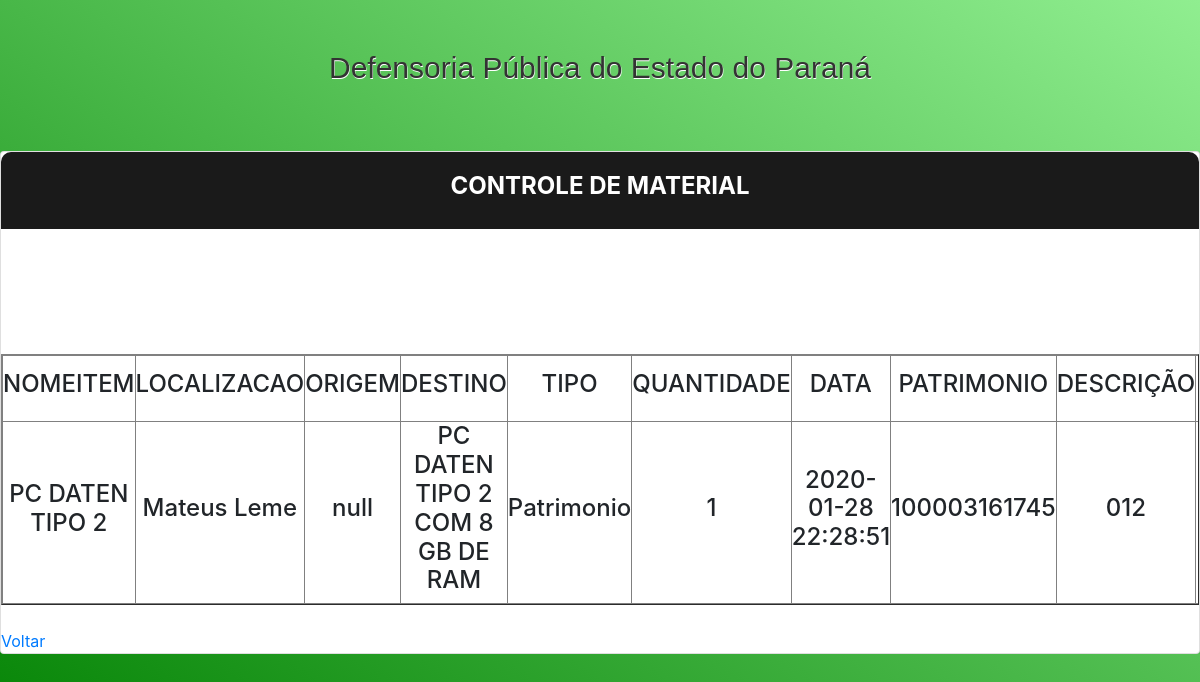
Before: /PRINCIPAL/funcionacod.php?codigo=012 with the older database file.
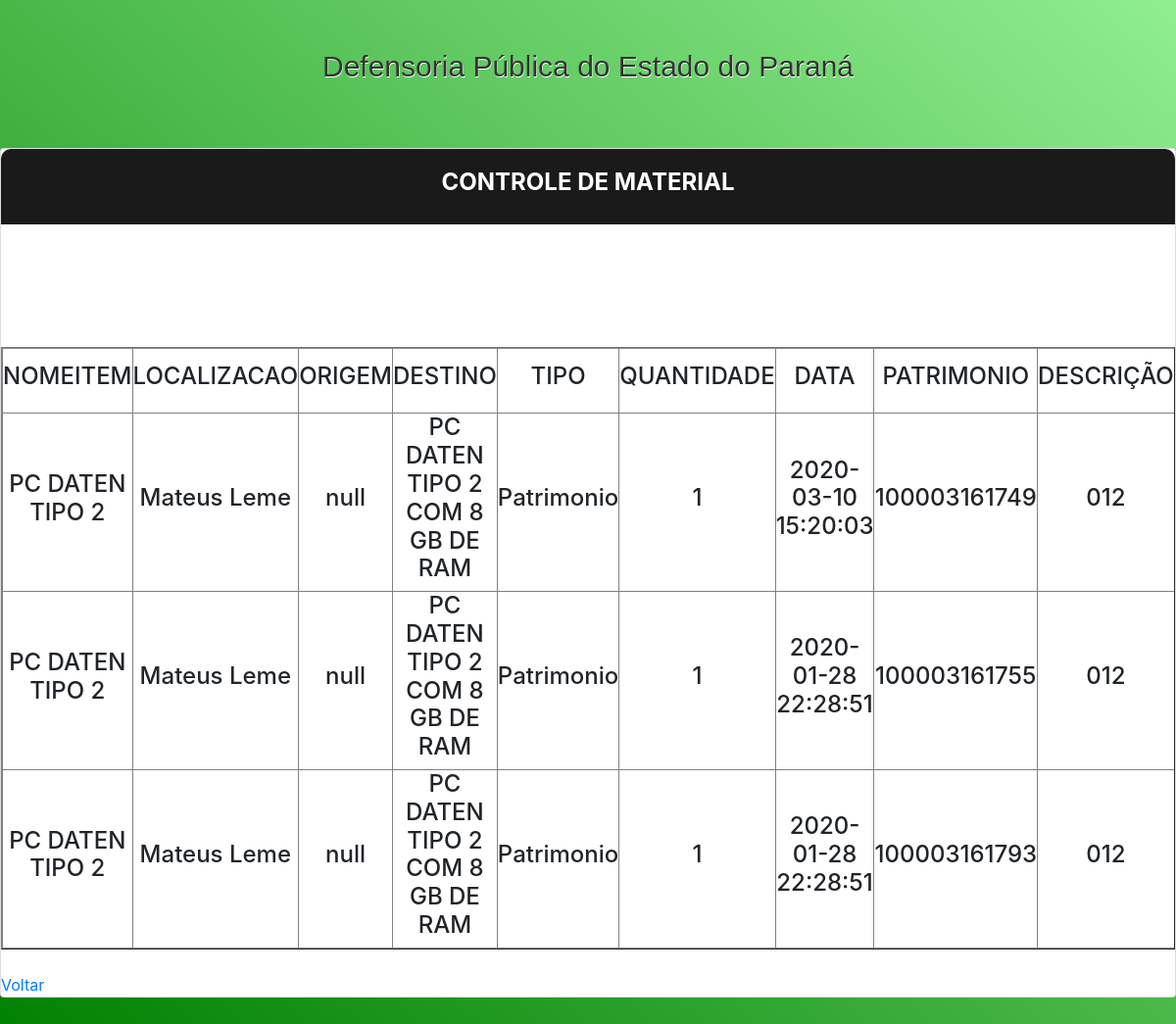
After: the same page with the newer database file.
### tables this page shows
CREATE TABLE `controle_prot` (
  `NOMEITEM` varchar(255) DEFAULT NULL,
  `LOCALIZACAO` varchar(255) DEFAULT NULL,
  `ORIGEM` varchar(255) DEFAULT NULL,
  `DESTINO` varchar(255) DEFAULT NULL,
  `TIPO` varchar(255) DEFAULT NULL,
  `QUANTIDADE` int(11) DEFAULT NULL,
  `DESCRICAO` varchar(255) DEFAULT NULL,
  `DATA` datetime DEFAULT NULL,
  `PATRIMONIO` varchar(255) NOT NULL,
  `NR_SERIE` varchar(255) DEFAULT NULL,
  `MOTIVO` varchar(255) DEFAULT NULL,
  `PROTOCOLO` varchar(255) DEFAULT NULL,
  `gms` varchar(255) DEFAULT NULL
);

### PRINCIPAL/funcionacod.php (the view, shortened to what this page needs)
<!DOCTYPE html>
<html lang="en">
<head>
  <link href="../../css/main.css" rel="stylesheet" media="all">
  <link rel="stylesheet" href="../../css/bootstrap.css">
    <link rel="stylesheet" href="../../css/estilo.css">
</head>
<body>
  <div class="page-wrapper bg-gra-03 p-t-45 p-b-50">
    <div class="all">
      <p align="center"> Defensoria Pública do Estado do Paraná</p><br>
    </div>
    <div class="wrapper wrapper--w790">
      <div class="card card-5">
        <div class="card-heading">
          <h2 class="title">Controle de Material</h2>
        </div>
        <div class="card-body">
        </div>
        <div class="divtable  table-responsive"">
          <table border="1" class="divtable  table-responsive">
            <tr>
              <td class="principal">
                <h4 text align="center">NOMEITEM</h4>
              </td>
              <td class="principal">
                <h4 text align="center">LOCALIZACAO</h4>
              </td>
              <td class="principal">
                <h4 text align="center">ORIGEM</h4>
              </td>
              <td class="principal">
                <h4 text align="center">DESTINO</h4>
              </td>
              <td class="principal">
                <h4 text align="center">TIPO</h4>
              </td>
              <td class="principal">
                <h4 text align="center">QUANTIDADE</h4>
              </td>
              <td class="principal">
                <h4 text align="center">DATA</h4>
              </td>
              <td class="principal">
                <h4 text align="center">PATRIMONIO</h4>
              </td>
              <td class="principal">
                <h4 text align="center">DESCRIÇÃO</h4>
              </td>
              <td class="principal">
                <h4 text align="center">NRº SERIE</h4>
              </td>
            </tr>
        </div>
      </div>
    </div>
    <?php
    include_once("../conexao.php");
    $cod = $_GET['codigo'];
    $result_select = "SELECT *from controle_prot  where NR_SERIE='$cod'  ";
    $pesq = mysqli_query($conn, $result_select);
    while ($registro2 = mysqli_fetch_array($pesq)) {
      echo "<div class='divtable  table-responsive'><td class='principal'> <h4 text align='center'>$registro2[0]</h4></td>
  <td class='principal'><h4 text align='center'>$registro2[2]</h4></td>
  <td class='principal'><h4 text align='center'>$registro2[3]</h4></td>
  <td class='principal'><h4 text align='center'>$registro2[6]</h4></td>
  <td class='principal'><h4 text align='center'>$registro2[4]</h4></td>
  <td class='principal'><h4 text align ='center'>$registro2[5]</h4></td>
  <td class='principal'><h4 text align ='center'>$registro2[7]</h4></td>
  <td class='principal'><h4 text align ='center'>$registro2[8]</h4></td>
  <td class='principal'><h4 text align ='center'>$registro2[9]</h4></td>
  <td class='principal'><h4 text align ='center'>$registro2[1]</h4></td>
  <td class='principal'><h4 text align ='center'>$registro2[10]</h4></td>
</tr>
</div>";
    }
    ?>
  </div>
  <br>
  <a type="submit" href="..">Voltar</a>
</body>
</html>

### css/main.css (style rules this page uses)
html { -webkit-box-sizing: border-box; -moz-box-sizing: border-box; box-sizing: border-box; }
* { padding: 0; margin: 0; }
*, *:before, *:after { -webkit-box-sizing: inherit; -moz-box-sizing: inherit; box-sizing: inherit; }
body, h1, h2, h3, h4, h5, h6, blockquote, p, pre, dl, dd, ol, ul, figure, hr, fieldset, legend { margin: 0; padding: 0; }
table { border-collapse: collapse; border-spacing: 0; }
.page-wrapper { min-height: 100vh; }
body { font-family: "Open Sans", "Arial", "Helvetica Neue", sans-serif; font-weight: 400; font-size: 14px; }
h1, h2, h3, h4, h5, h6 { font-weight: 400; }
h2 { font-size: 30px; }
h4 { font-size: 18px; }
.bg-gra-03 { background: -webkit-gradient(linear, left bottom, right top, from(Green), to(LightGreen)); background: -webkit-linear-gradient(bottom left, Green 0%, LightGreen 100%); background: -moz-linear-gradient(bottom left, Green 0%, LightGreen 100%); background: -o-linear-gradient(bottom left, Green 0%, LightGreen 100%); background: linear-gradient(to top right, Green 0%, LightGreen 100%); }
.p-t-45 { padding-top: 45px; }
.p-b-50 { padding-bottom: 50px; }
.wrapper { margin: 0 auto; }
.wrapper--w790 { height:auto; overflow:hidden; margin:0 auto; width: 100%; max-width: 1300px; }
.title { font-size: 24px; text-transform: uppercase; font-weight: 700; text-align: center; color: #fff; }
.card { -webkit-border-radius: 3px; -moz-border-radius: 3px; border-radius: 3px; background: #fff; }
.card-5 { background: #fff; -webkit-border-radius: 10px; -moz-border-radius: 10px; border-radius: 10px; -webkit-box-shadow: 0px 8px 20px 0px rgba(0, 0, 0, 0.15); -moz-box-shadow: 0px 8px 20px 0px rgba(0, 0, 0, 0.15); box-shadow: 0px 8px 20px 0px rgba(0, 0, 0, 0.15); }
.card-5 .card-heading { padding: 20px 0; background: #1a1a1a; -webkit-border-top-left-radius: 10px; -moz-border-radius-topleft: 10px; border-top-left-radius: 10px; -webkit-border-top-right-radius: 10px; -moz-border-radius-topright: 10px; border-top-right-radius: 10px; }
.card-5 .card-body { padding: 52px 85px; padding-bottom: 73px; }
.all { height:100%; width:100%; margin:auto; font-size: 30px; font-family:Arial, Helvetica, sans-serif; color:#333; text-shadow: 0.5px 0.5px 0.5px white; }

Changed rows visible on the page:
removed controle_prot: NOMEITEM "PC DATEN TIPO 2", ORIGEM "Mateus Leme", DESTINO "null", DESCRICAO "PC DATEN TIPO 2 COM 8 GB DE RAM", TIPO "Patrimonio", QUANTIDADE "1", DATA "2020-01-28 22:28:51", PATRIMONIO "100003161745", NR_SERIE "012"
added controle_prot: NOMEITEM "PC DATEN TIPO 2", ORIGEM "Mateus Leme", DESTINO "null", DESCRICAO "PC DATEN TIPO 2 COM 8 GB DE RAM", TIPO "Patrimonio", QUANTIDADE "1", DATA "2020-03-10 15:20:03", PATRIMONIO "100003161749", NR_SERIE "012"
added controle_prot: NOMEITEM "PC DATEN TIPO 2", ORIGEM "Mateus Leme", DESTINO "null", DESCRICAO "PC DATEN TIPO 2 COM 8 GB DE RAM", TIPO "Patrimonio", QUANTIDADE "1", DATA "2020-01-28 22:28:51", PATRIMONIO "100003161755", NR_SERIE "012"
added controle_prot: NOMEITEM "PC DATEN TIPO 2", ORIGEM "Mateus Leme", DESTINO "null", DESCRICAO "PC DATEN TIPO 2 COM 8 GB DE RAM", TIPO "Patrimonio", QUANTIDADE "1", DATA "2020-01-28 22:28:51", PATRIMONIO "100003161793", NR_SERIE "012"
